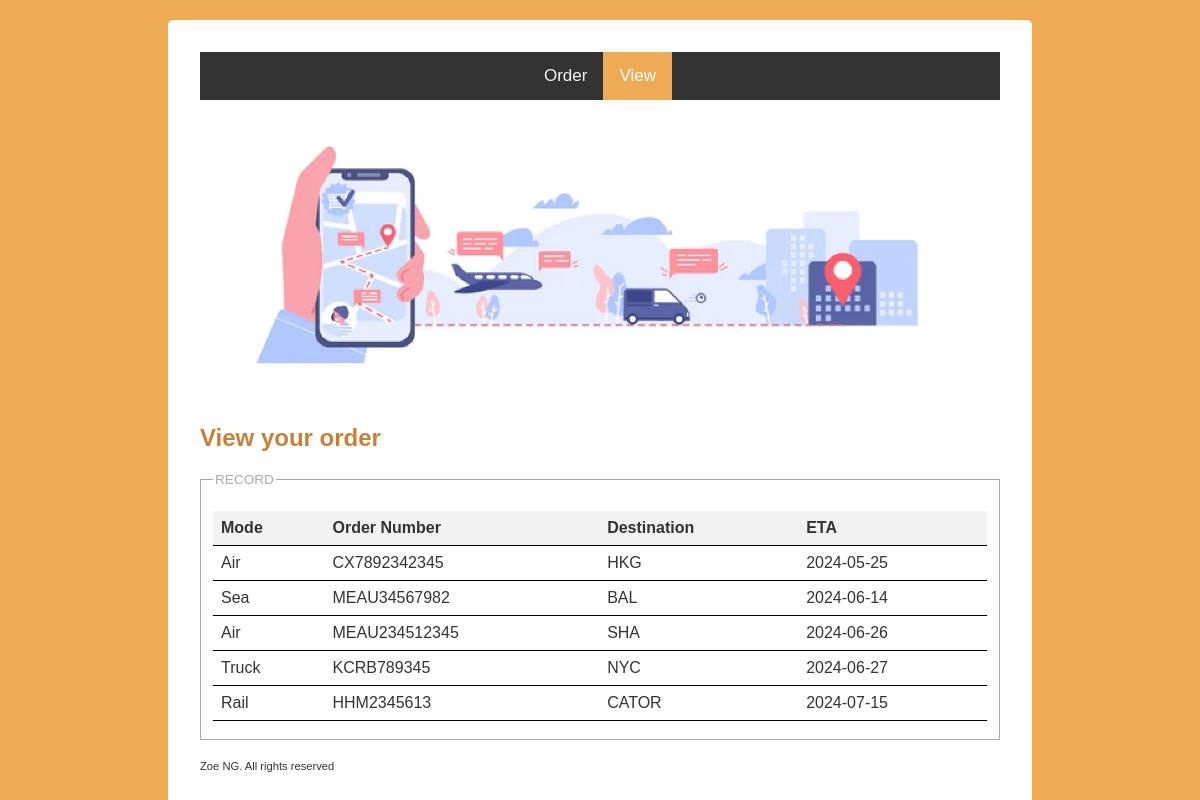
Page /View.php on the committed database.
### tables this page shows
CREATE TABLE `Order` (
  `Mode` varchar(10) NOT NULL,
  `Order` varchar(50) NOT NULL,
  `Dest` varchar(50) NOT NULL,
  `ETA` date NOT NULL
);

### database.php (called while the page is built, shortened)
<?php
class Database
{
  private $connection;
  public function connect_db()
  {
    $this->connection = mysqli_connect('localhost', 'root', '', 'TrackingOrder');
  }
  public function read()
  {
    $sql = "SELECT * from `Order` order by ETA";
    $res = mysqli_query($this -> connection,$sql);
    return $res;
  }
}
$database = new Database();
?>

### View.php (the view, shortened to what this page needs)
<!DOCTYPE html>
<html lang="en">
	<head>
        <link rel="stylesheet" href="styles.css" type="text/css" />
	</head>
    <nav>
		<div class="topnav">
            <a href="index.php">Order</a>
			<a class="active" href="View.php">View</a>
		  </div>
	</nav>
	<body>
        <header>
        <a href="#"><img src="banner.png" alt="header" width=100% height="300"></a>
        </header>
		<main>
            <h2>View your order</h2>
                <fieldset>
                    <legend>Record</legend>
                    <?php
                    require_once ('database.php');
                    $res = $database -> read();
                    ?>
                    <div>
                        <table>
                            <tr>
                                <th>Mode</th>
                                <th>Order Number</th>
                                <th>Destination</th>
                                <th>ETA</th>
                            </tr>
                            <?php
                                while($r = mysqli_fetch_assoc($res)){
                            ?>
                                <tr>
                                    <td><?php echo $r['Mode']; ?></td>
                                    <td><?php echo $r['Order']; ?></td>
                                    <td><?php echo $r['Dest']; ?></td>
                                    <td><?php echo $r['ETA']; ?></td>
                                </tr>
                            <?php
                            }
                            ?>
                        </table>
                    </div>
                </fieldset>
        </main>
        <footer>
            <p><small>Zoe NG. All rights reserved</small></p>
        </footer>
	</body>
</html>

### styles.css (style rules this page uses)
html { background-color: rgb(239, 170, 85); }
body { font-size: 100%; font-family: "Lucida Grande", Helvetica, Arial, sans-serif; color: #333; width: 800px; background-color: #FFF; margin: 20px auto; padding: 2em 2em 4em 2em; border-radius: 5px; }
header { display : flex ; align-items: center ; }
h2 { color: #C88039; }
fieldset { border: 1px solid #AAA; margin: 1em 0; }
legend { font-size: 85%; text-transform: uppercase; color: #AAA; }
fieldset div { margin-bottom: 0.5em; }
small { font-size: 70%; }
table { border-collapse: collapse; width: 100%; }
th, td { padding: 8px; text-align: left; border-bottom: 1px solid black; }
th { background-color: #f2f2f2; }
.topnav { background-color: #333; overflow: hidden; display: flex; justify-content: center; }
.topnav a { float: left; color: #f2f2f2; text-align: center; padding: 14px 16px; text-decoration: none; font-size: 17px; }
.topnav a.active { background-color: rgb(239, 170, 85); color: white; }

### rows in the picture
order: Mode "Air", Order "CX7892342345", Dest "HKG", ETA "2024-05-25"
order: Mode "Sea", Order "MEAU34567982", Dest "BAL", ETA "2024-06-14"
order: Mode "Air", Order "MEAU234512345", Dest "SHA", ETA "2024-06-26"
order: Mode "Truck", Order "KCRB789345", Dest "NYC", ETA "2024-06-27"
order: Mode "Rail", Order "HHM2345613", Dest "CATOR", ETA "2024-07-15"
